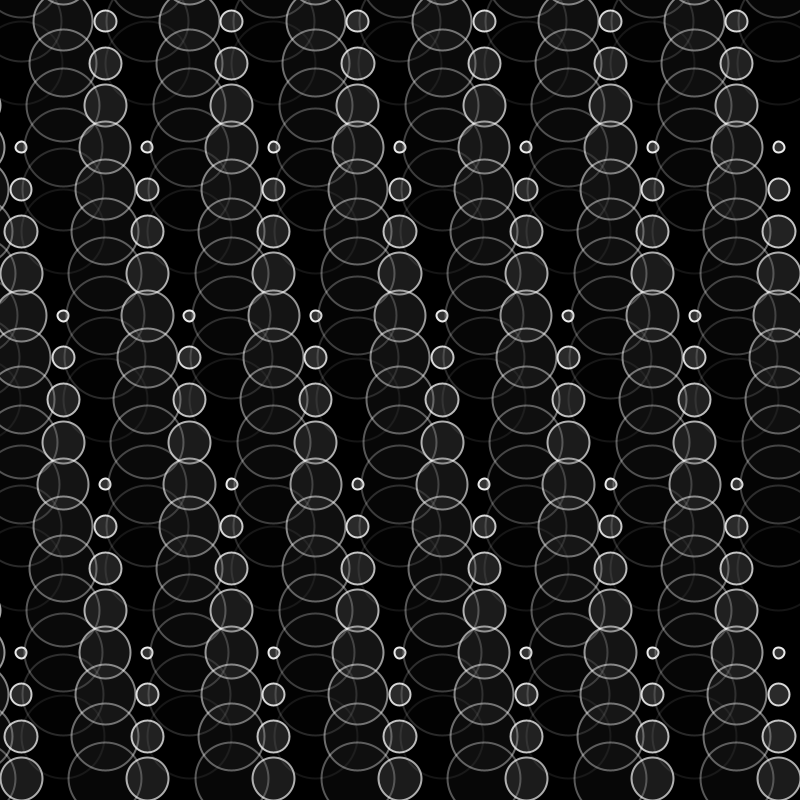
Frame 1 (no input)
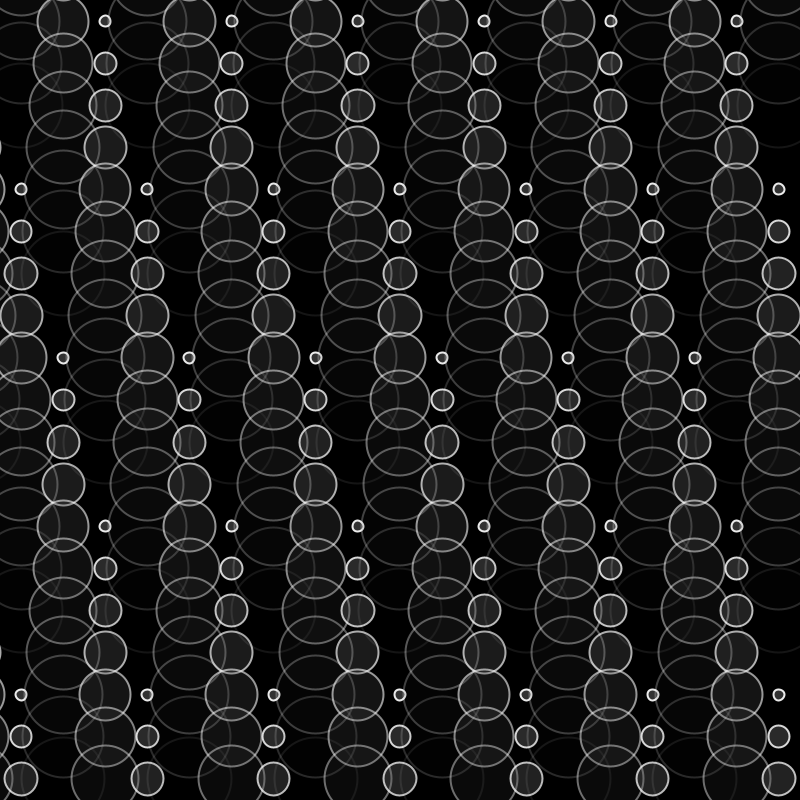
Frame 60 (the mouse pressed at the canvas centre just before this capture)
Frame 120 (the mouse held since frame 60 and released just before this capture): identical to frame 60, image omitted

The Processing sketch that drew these frames (run headless with seeded random() and noise(); from frame 60 on, the mouse is pressed at the canvas centre):

// Processing sketch: processing_151774
// ── processing_151774.pde

/*
 * Creative Coding
 * Week 2, 06 - Moving Patterns 2
 * by Indae Hwang and Jon McCormack
 * Copyright (c) 2014 Monash University
 *
 * Similar to the previous sketch, this sketch draws a grid of oscillating circles. Each circle has a "lifetime"
 * over which it grows and changes intensity and opacity. At the end of each lifetime the circle begins again.
 * Pressing the left and right arrow keys changes the lifetime of all the circles globally.
 * 
 */

// variable used to store the current frame rate value
int frame_rate_value;
float posX;

void setup() {

  // make the display window the full size of the screen
 // size(displayWidth, displayHeight);
    size(800, 800);

  frame_rate_value = 12;
  rectMode(CENTER);
  background(0);
}


void draw() {

  background(0);

  int num = 20;
  int margin = 0;
  float gutter = 0; //distance between each cell
  float cellsize = ( width - (2 * margin) - gutter * (num - 1) ) / (num - 1);

  int circleNumber = 0; // counter
  for (int i=0; i<num; i++) {
    for (int j=0; j<num; j++) {
      circleNumber = (i * num) + j; // different way to calculate the circle number from w2_04

      float tx = margin + cellsize * i + gutter * i;
      float ty = margin + cellsize * j + gutter * j;

      movingCircle(tx, ty, cellsize, circleNumber);
    }
  }
} //end of draw 


void movingCircle(float x, float y, float size, int offset) {

  float circlePeriod = (float)frame_rate_value;
  float circleAge = (float)((frameCount + offset) % (int)circlePeriod) / circlePeriod;

  float circleSize = size * 2.0 * sin(circleAge * HALF_PI);

  strokeWeight(2);
  stroke(255, lerp(255, 0, circleAge));
  fill(lerp(128, 0, circleAge), lerp(120, 0, circleAge));
  ellipse(x-size/2, y-size/2, circleSize, circleSize);
}


/*
 * keyReleased function
 *
 * called automatically by Processing when a keyboard key is released
 */
 
void mousePressed() {

  // right arrow -- increase frame_rate_value
  if (mouseX >= width/2 && frame_rate_value < 120) {
    frame_rate_value++;
  }

  // left arrow -- decrease frame_rate_value
  if (mouseX <= width/2 && frame_rate_value > 2) {
    frame_rate_value--;
  }

  // print the current value on the screen
  println("Current frame Rate is: " + frame_rate_value);
}


/*void keyReleased() {

  // right arrow -- increase frame_rate_value
  if (keyCode == RIGHT && frame_rate_value < 120) {
    frame_rate_value++;
  }

  // left arrow -- decrease frame_rate_value
  if ( keyCode == LEFT && frame_rate_value > 2) {
    frame_rate_value--;
  }

  // print the current value on the screen
  println("Current frame Rate is: " + frame_rate_value);
}
*/
